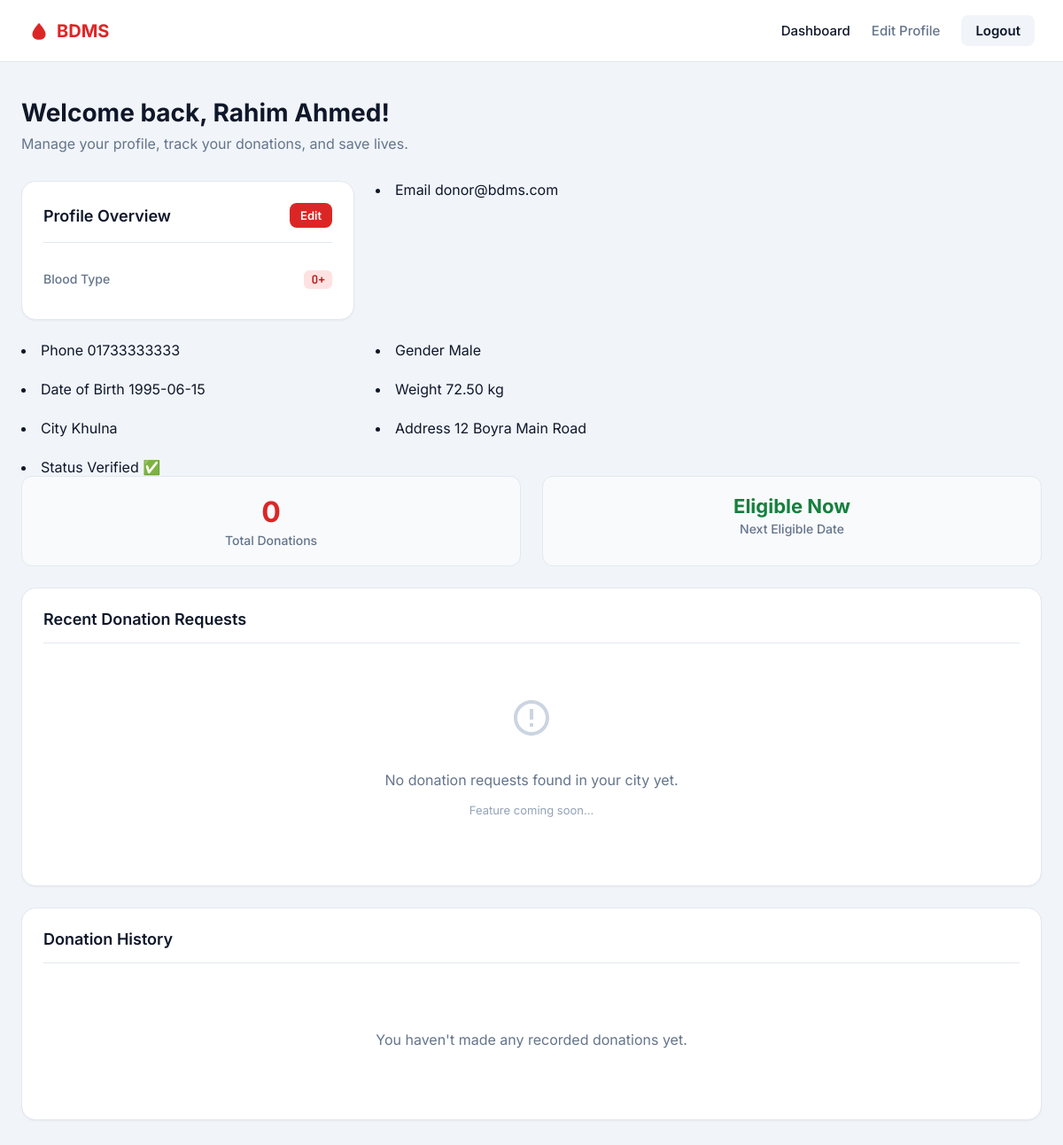
Screenshot of /donor-dashboard.php (signed in) with the database file from the repository.
### tables this page shows
CREATE TABLE IF NOT EXISTS `users` (
  `id` INT AUTO_INCREMENT PRIMARY KEY,
  `full_name` VARCHAR(100) NOT NULL,
  `email` VARCHAR(150) UNIQUE NOT NULL,
  `phone` VARCHAR(20) UNIQUE NOT NULL,
  `password_hash` VARCHAR(255) NOT NULL,
  `role` ENUM('donor', 'recipient', 'admin') DEFAULT 'donor',
  `blood_type` ENUM('A+', 'A-', 'B+', 'B-', 'AB+', 'AB-', 'O+', 'O-') NULL,
  `date_of_birth` DATE NULL,
  `weight_kg` DECIMAL(5,2) NULL,
  `gender` ENUM('male', 'female', 'other') NULL,
  `address` VARCHAR(255) NULL,
  `city` VARCHAR(100) NULL,
  `last_donation_date` DATE NULL,
  `is_verified` TINYINT(1) DEFAULT 0,
  `status` ENUM('active', 'suspended') DEFAULT 'active',
  `created_at` TIMESTAMP DEFAULT CURRENT_TIMESTAMP,
  `updated_at` TIMESTAMP DEFAULT CURRENT_TIMESTAMP ON UPDATE CURRENT_TIMESTAMP
);

### donor-dashboard.php (the view, shortened to what this page needs)
<?php
require_once __DIR__ . '/config/db.php';
try {
    $stmt = $pdo->prepare("SELECT * FROM users WHERE id = :id LIMIT 1");
    $stmt->execute(['id' => $_SESSION['user_id']]);
    $user = $stmt->fetch();
    $last_donation = $user['last_donation_date'] ?? null;
    if ($last_donation) {
        $next_eligible_date = date('Y-m-d', strtotime($last_donation . ' + 90 days'));
        $today = date('Y-m-d');
        $is_eligible = ($today >= $next_eligible_date);
        $next_eligible_display = date('M d, Y', strtotime($next_eligible_date));
    } else {
        $is_eligible = true;
        $next_eligible_display = 'Eligible Now';
    }
} catch (Exception $e) {
    die("Error loading profile: " . $e->getMessage());
}
?>
<!DOCTYPE html>
<html lang="en">
<head>
</head>
<body>
<nav class="navbar">
    <div class="nav-brand">
        <svg viewBox="0 0 32 32">
            <path d="M16 4C16 4 6 14.5 6 20.5C6 26.3 10.5 29 16 29C21.5 29 26 26.3 26 20.5C26 14.5 16 4 16 4Z"/>
        </svg>
        BDMS
    </div>
    <div class="nav-links">
        <a href="donor-dashboard.php" class="active">Dashboard</a>
        <a href="donor-edit-profile.php">Edit Profile</a>
        <a href="logout.php" class="btn-logout">Logout</a>
    </div>
</nav>
<main class="container">
    <div class="page-header">
        <h1>Welcome back, <?php echo htmlspecialchars($user['full_name']); ?>!</h1>
        <p>Manage your profile, track your donations, and save lives.</p>
    </div>
    <div class="dashboard-grid">
        <div class="card">
            <div class="card-header">
                <h2>Profile Overview</h2>
                <a href="donor-edit-profile.php" class="btn" style="padding: 6px 12px; font-size: 13px;">Edit</a>
            </div>
            <ul class="profile-list">
                <li>
                    <span class="label">Blood Type</span>
                    <span class="value"><span class="blood-badge"><?php echo htmlspecialchars($user['blood_type']); ?></span></span>
                </div>
                <li>
                    <span class="label">Email</span>
                    <span class="value"><?php echo htmlspecialchars($user['email']); ?></span>
                </li>
                <li>
                    <span class="label">Phone</span>
                    <span class="value"><?php echo htmlspecialchars($user['phone']); ?></span>
                </li>
                <li>
                    <span class="label">Gender</span>
                    <span class="value"><?php echo ucfirst(htmlspecialchars($user['gender'])); ?></span>
                </li>
                <li>
                    <span class="label">Date of Birth</span>
                    <span class="value"><?php echo htmlspecialchars($user['date_of_birth']); ?></span>
                </li>
                <li>
                    <span class="label">Weight</span>
                    <span class="value"><?php echo htmlspecialchars($user['weight_kg']); ?> kg</span>
                </li>
                <li>
                    <span class="label">City</span>
                    <span class="value"><?php echo htmlspecialchars($user['city']); ?></span>
                </li>
                <li>
                    <span class="label">Address</span>
                    <span class="value"><?php echo htmlspecialchars($user['address'] ?? 'Not provided'); ?></span>
                </li>
                <li>
                    <span class="label">Status</span>
                    <span class="value"><?php echo $user['is_verified'] ? 'Verified ✅' : 'Unverified ❌'; ?></span>
                </li>
        </div>
        <div style="display: flex; flex-direction: column; gap: 24px;">
            <div class="widgets-grid">
                <div class="stat-box">
                    <div class="number">0</div>
                    <div class="label">Total Donations</div>
                </div>
                <div class="stat-box">
                    <div class="number" style="font-size: 22px; color: <?php echo $is_eligible ? '#15803d' : 'var(--primary)'; ?>;">
                        <?php echo htmlspecialchars($next_eligible_display); ?>
                    </div>
                    <div class="label">Next Eligible Date</div>
                </div>
            </div>
            <div class="card">
                <div class="card-header">
                    <h2>Recent Donation Requests</h2>
                </div>
                <div class="empty-state">
                    <svg viewBox="0 0 24 24"><path d="M12 2C6.48 2 2 6.48 2 12s4.48 10 10 10 10-4.48 10-10S17.52 2 12 2zm0 18c-4.41 0-8-3.59-8-8s3.59-8 8-8 8 3.59 8 8-3.59 8-8 8zm-1-13h2v6h-2zm0 8h2v2h-2z"/></svg>
                    <p>No donation requests found in your city yet.</p>
                    <p style="font-size: 13px; color: #94a3b8; margin-top: 4px;">Feature coming soon...</p>
                </div>
            </div>
            <div class="card">
                <div class="card-header">
                    <h2>Donation History</h2>
                </div>
                <div class="empty-state">
                    <p>You haven't made any recorded donations yet.</p>
                </div>
            </div>
        </div>
</main>
</body>
</html>

### donor-dashboard.php (style rules this page uses)
:root { --bg-color: #f1f5f9; --nav-bg: #ffffff; --card-bg: #ffffff; --text-main: #0f172a; --text-muted: #64748b; --primary: #dc2626; --primary-hover: #b91c1c; --border: #e2e8f0; --radius: 16px; --shadow-sm: 0 1px 2px 0 rgb(0 0 0 / 0.05); --shadow-md: 0 4px 6px -1px rgb(0 0 0 / 0.1), 0 2px 4px -2px rgb(0 0 0 / 0.1); }
* { box-sizing: border-box; }
body { background-color: var(--bg-color); color: var(--text-main); font-family: 'Inter', sans-serif; margin: 0; padding: 0; min-height: 100vh; display: flex; flex-direction: column; }
.navbar { background-color: var(--nav-bg); border-bottom: 1px solid var(--border); padding: 0 32px; height: 70px; display: flex; align-items: center; justify-content: space-between; position: sticky; top: 0; z-index: 10; }
.nav-brand { font-weight: 700; font-size: 20px; color: var(--primary); display: flex; align-items: center; gap: 8px; }
.nav-brand svg { width: 24px; height: 24px; fill: currentColor; }
.nav-links { display: flex; gap: 24px; align-items: center; }
.nav-links a { text-decoration: none; color: var(--text-muted); font-weight: 500; font-size: 15px; transition: color 0.2s; }
.nav-links a:hover, .nav-links a.active { color: var(--text-main); }
.nav-links a.btn-logout { background-color: #f1f5f9; color: var(--text-main); padding: 8px 16px; border-radius: 8px; font-weight: 600; }
.container { max-width: 1200px; margin: 0 auto; padding: 40px 24px; width: 100%; flex: 1; }
.page-header { margin-bottom: 32px; }
.page-header h1 { font-size: 28px; font-weight: 700; margin: 0 0 8px 0; color: var(--text-main); }
.page-header p { color: var(--text-muted); margin: 0; font-size: 16px; }
.dashboard-grid { display: grid; grid-template-columns: 1fr 2fr; gap: 24px; align-items: start; }
.card { background: var(--card-bg); border: 1px solid var(--border); border-radius: var(--radius); padding: 24px; box-shadow: var(--shadow-sm); }
.card-header { display: flex; justify-content: space-between; align-items: center; margin-bottom: 20px; padding-bottom: 16px; border-bottom: 1px solid var(--border); }
.card-header h2 { font-size: 18px; margin: 0; font-weight: 600; }
.profile-list { list-style: none; padding: 0; margin: 0; }
.profile-list li { display: flex; justify-content: space-between; padding: 12px 0; border-bottom: 1px solid var(--border); font-size: 14px; }
.profile-list li:last-child { border-bottom: none; }
.profile-list .label { color: var(--text-muted); font-weight: 500; }
.profile-list .value { font-weight: 600; color: var(--text-main); text-align: right; }
.blood-badge { background: #fee2e2; color: #b91c1c; padding: 2px 8px; border-radius: 6px; font-family: 'JetBrains Mono', monospace; font-weight: 600; font-size: 13px; }
.btn { display: inline-block; background: var(--primary); color: #fff; padding: 10px 16px; border-radius: 8px; text-decoration: none; font-weight: 600; font-size: 14px; border: none; cursor: pointer; transition: background 0.2s; text-align: center; }
.widgets-grid { display: grid; grid-template-columns: 1fr 1fr; gap: 24px; }
.stat-box { background: #f8fafc; border: 1px solid var(--border); border-radius: 12px; padding: 20px; text-align: center; }
.stat-box .number { font-size: 32px; font-weight: 700; color: var(--primary); margin-bottom: 4px; }
.stat-box .label { font-size: 14px; color: var(--text-muted); font-weight: 500; }
.empty-state { text-align: center; padding: 40px 20px; color: var(--text-muted); }
.empty-state svg { width: 48px; height: 48px; fill: #cbd5e1; margin-bottom: 16px; }

### rows the page displays
users: full_name "Rahim Ahmed", blood_type "O+", email "donor@bdms.com", phone "01733333333", gender "Male", date_of_birth "1995-06-15", weight_kg "72.50", city "Khulna", address "12 Boyra Main Road"

### other values shown
$next_eligible_display "Eligible Now"
